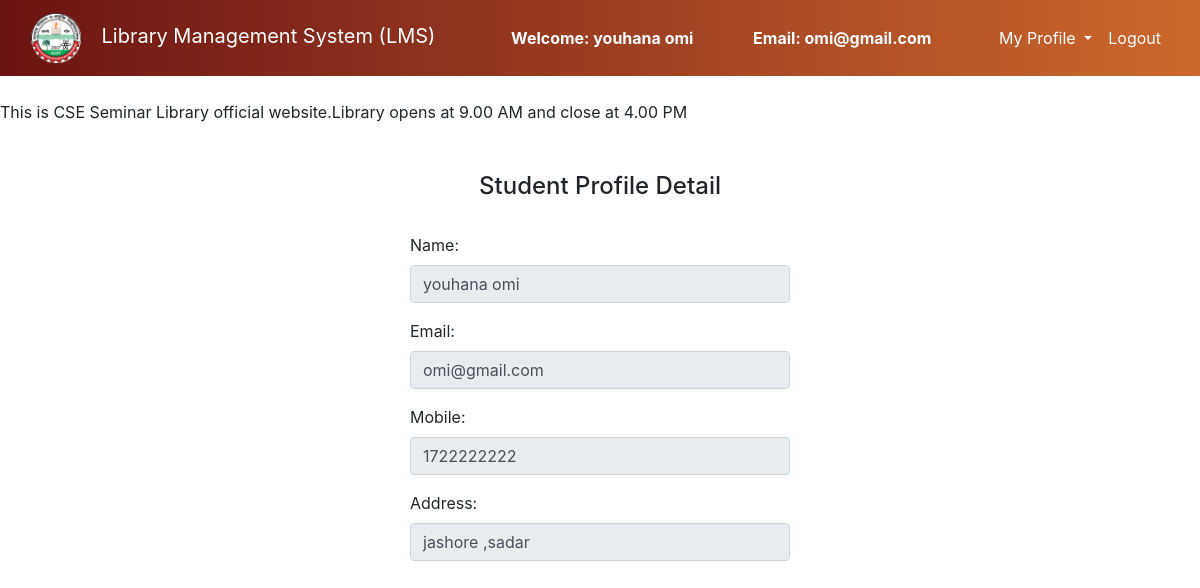
Screenshot of /view_profile.php (signed in) with the database file from the repository.
### tables this page shows
CREATE TABLE `users` (
  `id` int(15) NOT NULL,
  `name` varchar(20) NOT NULL,
  `email` varchar(20) NOT NULL,
  `password` varchar(30) NOT NULL,
  `mobile` int(20) NOT NULL,
  `address` varchar(40) NOT NULL
);

### view_profile.php (the view, shortened to what this page needs)
<?php
	$connection = mysqli_connect("localhost","root","");
	$name = "";
	$email = "";
	$mobile = "";
	$query = "select * from users where email = '$_SESSION[email]'";
	$query_run = mysqli_query($connection,$query);
	while ($row = mysqli_fetch_assoc($query_run))
	{
		$name = $row['name'];
		$email = $row['email'];
		$mobile = $row['mobile'];
		$address = $row['address'];
	}
?>
<!DOCTYPE html>
<html lang="en">
<head>
	<link rel="stylesheet" type="text/css" href="bootstrap-4.4.1/css/bootstrap.min.css">
	<link rel="stylesheet" href="style_sheet.css">
</head>
<body>
	<section class="header">
		<nav class="navbar navbar-expand-lg navbar-dark ">
			<div class="container-fluid">
				<div class="navbar-header">
					<a class="navbar-brand" href="index.php"><img src="logo.png" height="50" width="50" alt=""></a>
					<a class="navbar-brand" href="user_dashboard.php">Library Management System (LMS)</a>
				</div>
				<font style="color: white"><span><strong>Welcome: <?php echo $_SESSION['name'];?></strong></span></font>
			    <font style="color: white"><span><strong>Email: <?php echo $_SESSION['email'];?></strong></font>
				<ul class="nav navbar-nav navbar-right">
		      <li class="nav-item dropdown">
	        	<a class="nav-link dropdown-toggle" data-toggle="dropdown">My Profile </a>
		      </li>
		      <li class="nav-item">
		        <a class="nav-link" href="logout.php">Logout</a>
		      </li>
		    </ul>
			</div>
		</nav>
	</section><br>
	<span>
		<marquee bgcolor=" whitesmoke " behavior="" direction="left"> This is CSE Seminar Library official website.Library opens at 9.00 AM and close at 4.00 PM
		</marquee>
	</span><br><br>
	<center><h4>Student Profile Detail</h4><br></center>
		<div class="row">
			<div class="col-md-4"></div>
			<div class="col-md-4">
				<form>
					<div class="form-group">
						<label for="name">Name:</label>
						<input type="text" class="form-control" value="<?php echo $name;?>" disabled>
					</div>
					<div class="form-group">
						<label for="email">Email:</label>
						<input type="text" value="<?php echo $email;?>" class="form-control" disabled>
					</div>
					<div class="form-group">
						<label for="mobile">Mobile:</label>
						<input type="text" value="<?php echo $mobile;?>" class="form-control" disabled>
					</div>
					<div class="form-group">
						<label for="email">Address:</label>
						<input type="text" value="<?php echo $address;?>" class="form-control" disabled>
					</div>
				</form>
			</div>
			<div class="col-md-4"></div>
		</div>
	</body>
</html>

### style_sheet.css (style rules this page uses)
* { margin: 0; padding: 0; }
.header { width: 100%; background-image: linear-gradient(to right, #6b1414, #cb692d); }
.navbar-brand { margin-left: 0px; color: white !important; }
.nav-link { color: white !important; }

### rows the page displays
users: name "youhana omi", email "omi@gmail.com", mobile "1722222222", address "jashore ,sadar"

### other values shown
$_SESSION['name'] "youhana omi"
$_SESSION['email'] "omi@gmail.com"
